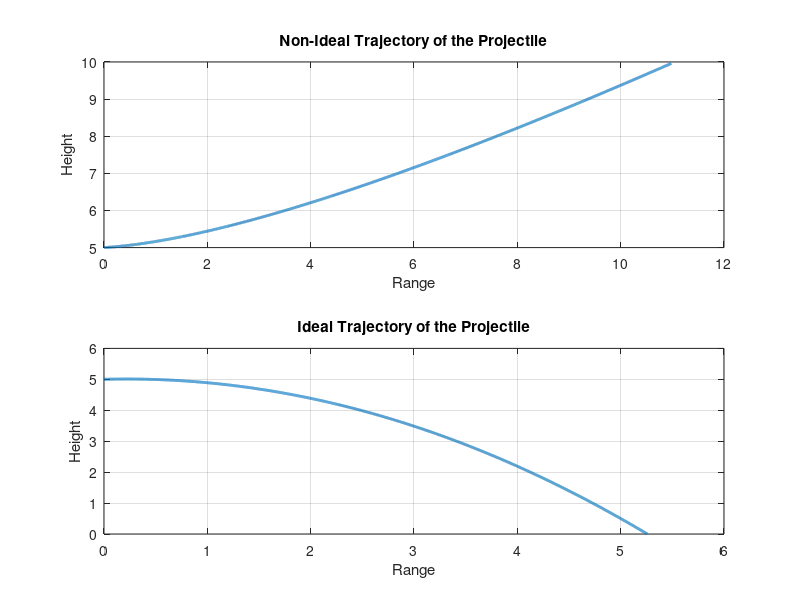

Source code (MATLAB):
disp('Trajectory of a Projectile')
H= input('Enter the initial height of the projectile above the ground in meters: ');
V= input('Enter the magnitude of the velocity in m/s: ');
th= input('Enter the angle in degrees with respect to the positive x-axis at which the projectile is fired: ');
Ax= input('Enter the x-component of the acceleration in m/s^2(include the sign): ');
Ay= input('Enter the y-component of the acceleration in m/s^2(include the sign): ');
%Solve for the components of velocity in x-axis and y-axis
Vx=(V*cosd(th));
Vy=(V*sind(th));
g=-9.8;
%from the equation: y=(Vy*t)+((.5)*(Ay)*(t^2)), formula for t was derived
t=abs((-(Vy)-(sqrt((Vy.^2)-4.*(.5*(Ay)).*(H))))./(2.*((.5)*Ay)));
tt=abs((Vy/Ay)-abs(sqrt(((Vy^2)/(Ay^2))-((2*H)/(Ay)))));
ttt=abs((-(Vy)-(sqrt((Vy.^2)-4.*(.5*(g)).*(H))))./(2.*((.5)*g)));
tttt=abs((Vy/g)-abs(sqrt(((Vy^2)/(g^2))-((2*H)/(g)))));

if V==0
    error('Velocity cannot be zero')
elseif V<0
    error('Magnitude of velocity cannot be negative')
elseif (th<0)||(th>180)
    error('Angle must not be less than 0 degrees and must not exceed 180 degrees')
elseif H==0
    for i=0:ttt
        n=0:0.0001:ttt;
        YI=H+(Vy.*n)+((.5).*(g).*(n.^2));
        XI=(Vx*n);
    end
else
    for i=0:tttt
        n=0:0.0001:tttt;
        YI=H+(Vy.*n)+((.5).*(g).*(n.^2));
        XI=(Vx*n);
    end
end

if Ay==0
    error('Y-component of the acceleration cannot be zero')
elseif H<0
    error('Height must be above the reference point which is the ground')
elseif V==0
    error('Velocity cannot be zero')
elseif V<0
    error('Magnitude of velocity cannot be negative')
elseif (th<0)||(th>180)
    error('Angle must not be less than 0 degrees and must not exceed 180 degrees')
elseif H==0
    for i=0:t
        n=0:0.0001:t;
        Y=H+(Vy.*n)+((.5).*(Ay).*(n.^2));
        X=(Vx*n)+((.5).*(Ax)*(n.^2));
    end
else
    for i=0:tt
        n=0:0.0001:tt;
        Y=H+(Vy.*n)+((.5).*(Ay).*(n.^2));
        X=(Vx*n)+((.5).*(Ax)*(n.^2));
    end
end
subplot(2,1,1)
plot(X,Y, 'linewidth',2)
xlabel('Range')
ylabel('Height')
title('Non-Ideal Trajectory of the Projectile')
grid on
subplot(2,1,2)
plot(XI,YI, 'linewidth',2)
xlabel('Range')
ylabel('Height')
title('Ideal Trajectory of the Projectile')
grid on


